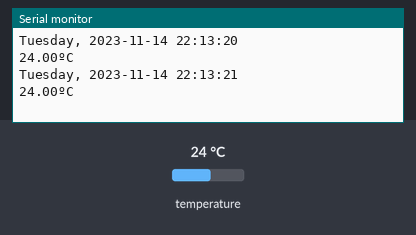
Recording of a program running on a simulated ESP32-S3. Parts: the last lines printed to the serial monitor. The inputs (shaded band) are chosen by the test bench; at power-on: temperature 24 °C. The local clock reads 2024-03-15 10:24:30 at power-on unless the program sets it.

Above: at 1.8 s.
1.9 s: temperature set to 12 °C
At 2.8 s:
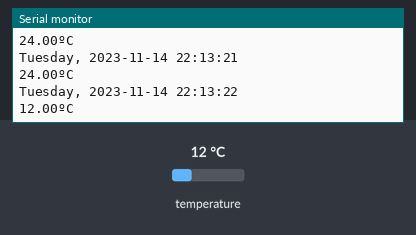
3.4 s: temperature set to 19 °C
At 4.6 s:
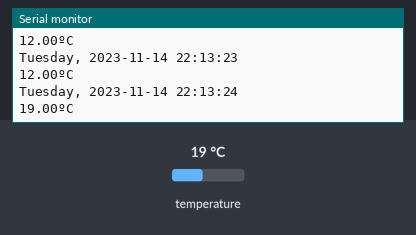
Timing chart, 0 to 6.4 s (numbered marks = the images above; inputs shaded):
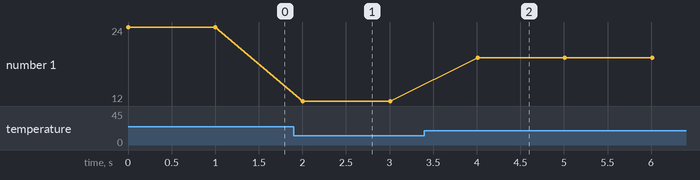

Measured:
- after the input at 1.9 s, the serial monitor: prints a new line after 0.11 s (image 1)
- after the input at 3.4 s, the serial monitor: prints a new line after 0.61 s (image 2)
- plotted number 1: 24 → 12 after the input at 1.9 s, 12 → 19 after the input at 3.4 s

The program:

main.cpp
```cpp
#include <Wire.h>
#include "RTClib.h"
#include <Arduino.h>

RTC_DS3231 rtc;

char daysOfTheWeek[7][12] = {"Sunday", "Monday", "Tuesday", "Wednesday", "Thursday", "Friday", "Saturday"};

void setup () {
  Serial.begin(115200);

  if (! rtc.begin()) {
    Serial.println("Couldn't find RTC");
    Serial.flush();
    while (1) delay(10);
  }

  if (rtc.lostPower()) {
    Serial.println("RTC lost power, let's set the time!");
    // When time needs to be set on a new device, or after a power loss, the
    // following line sets the RTC to the date & time this sketch was compiled
    rtc.adjust(DateTime(F(__DATE__), F(__TIME__)));
    // This line sets the RTC with an explicit date & time, for example to set
    // January 21, 2014 at 3am you would call:
    //rtc.adjust(DateTime(2014, 1, 21, 3, 0, 0));
  }

  // When time needs to be re-set on a previously configured device, the
  // following line sets the RTC to the date & time this sketch was compiled
  rtc.adjust(DateTime(F(__DATE__), F(__TIME__)));
  // This line sets the RTC with an explicit date & time, for example to set
  // January 21, 2014 at 3am you would call:
  //rtc.adjust(DateTime(2014, 1, 21, 3, 0, 0));
}

void loop () {
  // Get the current time from the RTC
  DateTime now = rtc.now();

  // Getting each time field in individual variables
  // And adding a leading zero when needed;
  String yearStr = String(now.year(), DEC);
  String monthStr = (now.month() < 10 ? "0" : "") + String(now.month(), DEC);
  String dayStr = (now.day() < 10 ? "0" : "") + String(now.day(), DEC);
  String hourStr = (now.hour() < 10 ? "0" : "") + String(now.hour(), DEC);
  String minuteStr = (now.minute() < 10 ? "0" : "") + String(now.minute(), DEC);
  String secondStr = (now.second() < 10 ? "0" : "") + String(now.second(), DEC);
  String dayOfWeek = daysOfTheWeek[now.dayOfTheWeek()];

  // Complete time string
  String formattedTime = dayOfWeek + ", " + yearStr + "-" + monthStr + "-" + dayStr + " " + hourStr + ":" + minuteStr + ":" + secondStr;

  // Print the complete formatted time
  Serial.println(formattedTime);

  // Getting temperature
  Serial.print(rtc.getTemperature());
  Serial.println("ºC");

  Serial.println();
  delay(1000);
}
```
